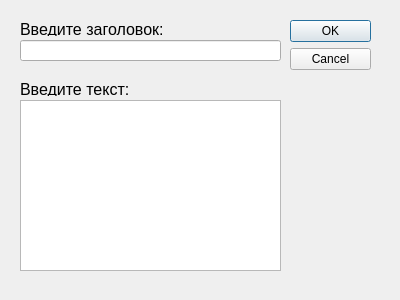
<?xml version="1.0" encoding="UTF-8"?>
<ui version="4.0">
 <class>Dialog</class>
 <widget class="QDialog" name="Dialog">
  <property name="geometry">
   <rect>
    <x>0</x>
    <y>0</y>
    <width>400</width>
    <height>300</height>
   </rect>
  </property>
  <property name="windowTitle">
   <string>Dialog</string>
  </property>
  <widget class="QDialogButtonBox" name="buttonBox">
   <property name="geometry">
    <rect>
     <x>290</x>
     <y>20</y>
     <width>81</width>
     <height>241</height>
    </rect>
   </property>
   <property name="orientation">
    <enum>Qt::Vertical</enum>
   </property>
   <property name="standardButtons">
    <set>QDialogButtonBox::Cancel|QDialogButtonBox::Ok</set>
   </property>
  </widget>
  <widget class="QLineEdit" name="edtTitle">
   <property name="geometry">
    <rect>
     <x>20</x>
     <y>40</y>
     <width>261</width>
     <height>21</height>
    </rect>
   </property>
  </widget>
  <widget class="QTextEdit" name="edtText">
   <property name="geometry">
    <rect>
     <x>20</x>
     <y>100</y>
     <width>261</width>
     <height>171</height>
    </rect>
   </property>
  </widget>
  <widget class="QLabel" name="lTitle">
   <property name="geometry">
    <rect>
     <x>20</x>
     <y>20</y>
     <width>261</width>
     <height>16</height>
    </rect>
   </property>
   <property name="text">
    <string>&lt;html&gt;&lt;head/&gt;&lt;body&gt;&lt;p&gt;&lt;span style=&quot; font-size:12pt;&quot;&gt;Введите заголовок:&lt;/span&gt;&lt;/p&gt;&lt;/body&gt;&lt;/html&gt;</string>
   </property>
  </widget>
  <widget class="QLabel" name="lText">
   <property name="geometry">
    <rect>
     <x>20</x>
     <y>80</y>
     <width>261</width>
     <height>16</height>
    </rect>
   </property>
   <property name="text">
    <string>&lt;html&gt;&lt;head/&gt;&lt;body&gt;&lt;p&gt;&lt;span style=&quot; font-size:12pt;&quot;&gt;Введите текст:&lt;/span&gt;&lt;/p&gt;&lt;/body&gt;&lt;/html&gt;</string>
   </property>
  </widget>
 </widget>
 <resources/>
 <connections>
  <connection>
   <sender>buttonBox</sender>
   <signal>accepted()</signal>
   <receiver>Dialog</receiver>
   <slot>accept()</slot>
   <hints>
    <hint type="sourcelabel">
     <x>248</x>
     <y>254</y>
    </hint>
    <hint type="destinationlabel">
     <x>157</x>
     <y>274</y>
    </hint>
   </hints>
  </connection>
  <connection>
   <sender>buttonBox</sender>
   <signal>rejected()</signal>
   <receiver>Dialog</receiver>
   <slot>reject()</slot>
   <hints>
    <hint type="sourcelabel">
     <x>316</x>
     <y>260</y>
    </hint>
    <hint type="destinationlabel">
     <x>286</x>
     <y>274</y>
    </hint>
   </hints>
  </connection>
 </connections>
</ui>
